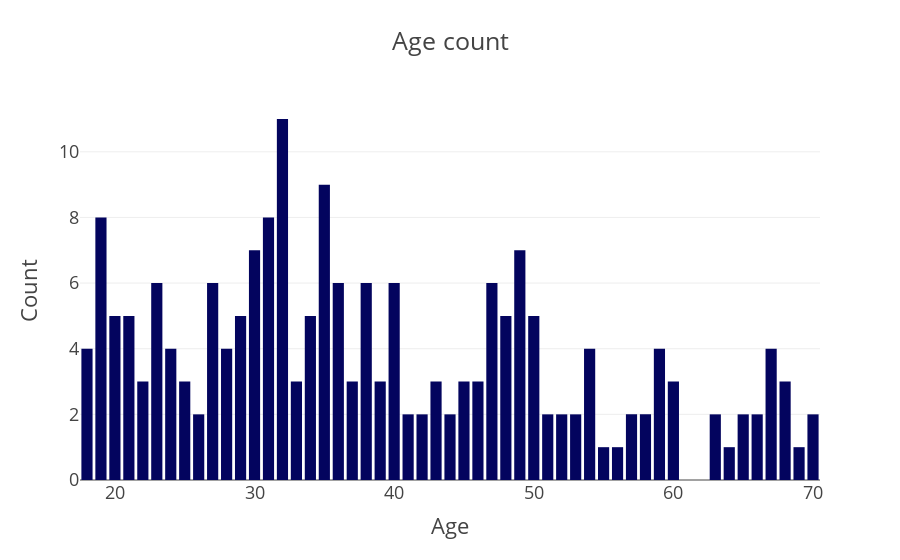

The notebook cell this image was saved under:
### Code cell
x = df
col = 'Age'
v1 = x[col].value_counts().reset_index()
v1 = v1.rename(columns={col:'count','index':col})
v1['percent'] = v1['count'].apply(lambda x: 100*x/sum(v1['count']))
v1 = v1.sort_values(col)
trace1 = go.Bar(x=v1[col],y=v1['count'],name='0',marker=dict(color='rgb(3,4,94)'))
layout = {'title':'Age count','xaxis':{'title':'Age'},'yaxis':{'title':'Count'}}
fig = go.Figure(data=[trace1],layout=layout)
fig.layout.template = 'presentation'
iplot(fig)

### Figure 1 — Plotly figure (JSON) as saved in the notebook; plotly's stock layout.template omitted (floating-point values rounded to 4 significant figures)
{"data": [{"marker": {"color": "rgb(3,4,94)"}, "name": "0", "type": "bar", "x": [18, 19, 20, 21, 22, 23, 24, 25, 26, 27, 28, 29, 30, 31, 32, 33, 34, 35, 36, 37, 38, 39, 40, 41, 42, 43, 44, 45, 46, 47, 48, 49, 50, 51, 52, 53, 54, 55, 56, 57, 58, 59, 60, 63, 64, 65, 66, 67, 68, 69, 70], "y": [4, 8, 5, 5, 3, 6, 4, 3, 2, 6, 4, 5, 7, 8, 11, 3, 5, 9, 6, 3, 6, 3, 6, 2, 2, 3, 2, 3, 3, 6, 5, 7, 5, 2, 2, 2, 4, 1, 1, 2, 2, 4, 3, 2, 1, 2, 2, 4, 3, 1, 2]}], "layout": {"title": {"text": "Age count"}, "xaxis": {"title": {"text": "Age"}}, "yaxis": {"title": {"text": "Count"}}}}
